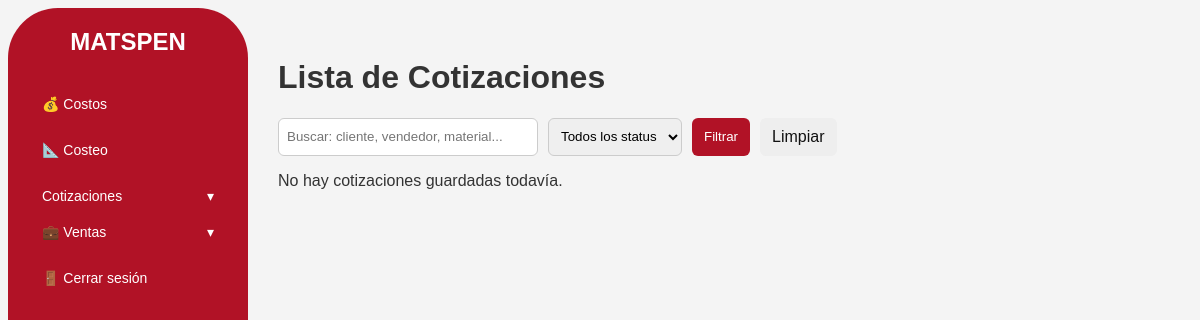
/cotizaciones, run on an earlier commit of the app's database.
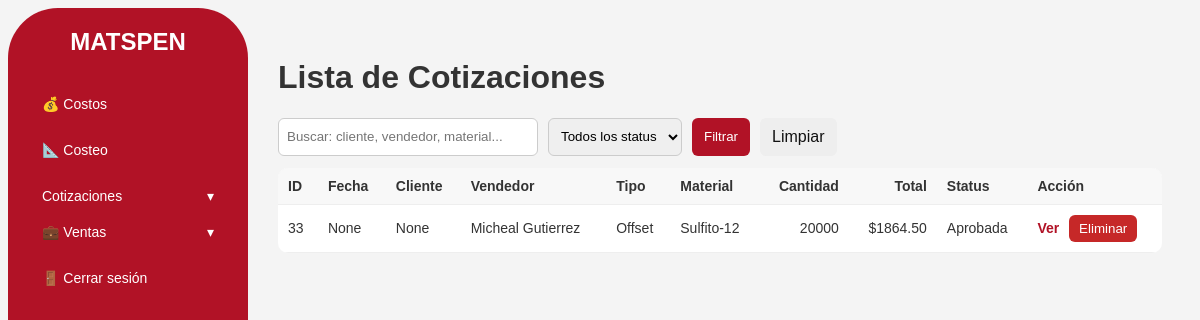
And on a later commit of the database.
### tables this page shows
CREATE TABLE "costeo" (
            id INTEGER PRIMARY KEY AUTOINCREMENT,
            fecha TEXT,
            tipo_de_impresion TEXT,
            nombre_vendedor TEXT,
            material TEXT,
            cantidad INTEGER,
            artes INTEGER,
            resmas REAL,
            costo_material REAL,
            cliente TEXT,
            planchas INTEGER,
            costo_total REAL,
            status TEXT
        );

### app.py (the view)
@app.route("/cotizaciones")
def cotizaciones():
    conn = get_db_connection()
    conn.execute("SELECT id, status FROM costeo ORDER BY id DESC LIMIT 5").fetchall()
    q = (request.args.get("q") or "").strip()          # buscar texto
    status = (request.args.get("status") or "").strip()
    sql = "SELECT * FROM costeo WHERE 1=1"
    params = []
    if status:
        sql += " AND status = ?"
        params.append(status)
    if q:
        sql += " AND (cliente LIKE ? OR nombre_vendedor LIKE ? OR material LIKE ? OR tipo_de_impresion LIKE ?)"
        like = f"%{q}%"
        params.extend([like, like, like, like])
    sql += " ORDER BY id DESC"
    cotizaciones = conn.execute(sql, params).fetchall()
    conn.close()
    return render_template("cotizaciones.html", cotizaciones=cotizaciones, q=q, status=status)

### database.py (called while the page is built)
def get_db_connection():
    conn = sqlite3.connect(DB_PATH)
    conn.row_factory = sqlite3.Row
    return conn

### templates/cotizaciones.html (shortened to what this page needs)
{% extends "base.html" %}
{% block content %}
<h1>Lista de Cotizaciones</h1>
<form method="get" style="display:flex; gap:10px; flex-wrap:wrap; margin:12px 0;">
  <input type="text" name="q" placeholder="Buscar: cliente, vendedor, material..." value="{{ q }}"
         style="padding:8px; border:1px solid #ccc; border-radius:6px; min-width:260px;">
  <select name="status" style="padding:8px; border:1px solid #ccc; border-radius:6px;">
    <option value="">Todos los status</option>
  </select>
  <button type="submit" style="padding:10px 12px; border:none; border-radius:6px; background:#b11226; color:white; cursor:pointer;">
    Filtrar
  </button>
  <a href="/cotizaciones" style="padding:10px 12px; border-radius:6px; background:#eee; color:#111; text-decoration:none;">
    Limpiar
  </a>
</form>
{% if cotizaciones and cotizaciones|length > 0 %}
  <table style="width:100%; border-collapse:collapse; background:white; border-radius:10px; overflow:hidden;">
    <thead>
      <tr style="background:#f3f3f3;">
        <th style="text-align:left; padding:10px; border-bottom:1px solid #eee;">ID</th>
        <th style="text-align:left; padding:10px; border-bottom:1px solid #eee;">Fecha</th>
        <th style="text-align:left; padding:10px; border-bottom:1px solid #eee;">Cliente</th>
        <th style="text-align:left; padding:10px; border-bottom:1px solid #eee;">Vendedor</th>
        <th style="text-align:left; padding:10px; border-bottom:1px solid #eee;">Tipo</th>
        <th style="text-align:left; padding:10px; border-bottom:1px solid #eee;">Material</th>
        <th style="text-align:right; padding:10px; border-bottom:1px solid #eee;">Cantidad</th>
        <th style="text-align:right; padding:10px; border-bottom:1px solid #eee;">Total</th>
        <th style="text-align:left; padding:10px; border-bottom:1px solid #eee;">Status</th>
        <th style="text-align:left; padding:10px; border-bottom:1px solid #eee;">Acción</th>
      </tr>
    </thead>
    <tbody>
      {% for c in cotizaciones %}
      <tr>
        <td style="padding:10px; border-bottom:1px solid #eee;">{{ c["id"] }}</td>
        <td style="padding:10px; border-bottom:1px solid #eee;">{{ c["fecha"] }}</td>
        <td style="padding:10px; border-bottom:1px solid #eee;">{{ c["cliente"] }}</td>
        <td style="padding:10px; border-bottom:1px solid #eee;">{{ c["nombre_vendedor"] }}</td>
        <td style="padding:10px; border-bottom:1px solid #eee;">{{ c["tipo_de_impresion"] }}</td>
        <td style="padding:10px; border-bottom:1px solid #eee;">{{ c["material"] }}</td>
        <td style="padding:10px; border-bottom:1px solid #eee; text-align:right;">{{ c["cantidad"] }}</td>
        <td style="padding:10px; border-bottom:1px solid #eee; text-align:right;">
          ${{ "%.2f"|format(c["costo_total"] or 0) }}
        </td>
        <td style="padding:10px; border-bottom:1px solid #eee;">{{ (c["status"] or "").strip() }}</td>
        <td style="padding:10px; border-bottom:1px solid #eee;">
          <a href="/cotizacion/{{ c['id'] }}" style="text-decoration:none; color:#b11226; font-weight:bold;">
            Ver
          </a>
        {% set st = (c["status"] or "").strip() %}
          <form method="post" action="/cotizacion/{{ c['id'] }}/eliminar" style="display:inline;"
        onsubmit="return confirm('¿Seguro que querés eliminar esta cotización?');">
    <button type="submit"
            style="padding:6px 10px; border:none; border-radius:6px; background:#c62828; color:white; cursor:pointer; margin-left:6px;">
      Eliminar
    </button>
  </form>
        </td>
      </tr>
      {% endfor %}
    </tbody>
  </table>
{% else %}
  <p>No hay cotizaciones guardadas todavía.</p>
{% endif %}
{% endblock %}

What changed in the data, as far as the page shows it:
added costeo: id "33", fecha "None", cliente "None", nombre_vendedor "Micheal Gutierrez", tipo_de_impresion "Offset", material "Sulfito-12", cantidad "20000", costo_total "1864.50", status "Aprobada"
Also different on the page:
text no longer shown: "No hay cotizaciones guardadas todavía."
text now shown: "ID Fecha Cliente Vendedor Tipo Material Cantidad Total Status Acción"
